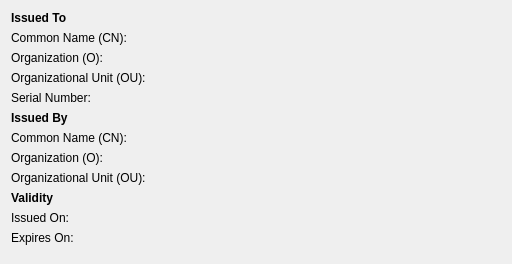
<?xml version="1.0" encoding="UTF-8"?>
<ui version="4.0">
 <class>CertificateInfoWidget</class>
 <widget class="QWidget" name="CertificateInfoWidget">
  <property name="geometry">
   <rect>
    <x>0</x>
    <y>0</y>
    <width>512</width>
    <height>264</height>
   </rect>
  </property>
  <layout class="QFormLayout" name="formLayout">
   <item row="0" column="0" colspan="2">
    <widget class="QLabel" name="label">
     <property name="text">
      <string>&lt;b&gt;Issued To&lt;/b&gt;</string>
     </property>
    </widget>
   </item>
   <item row="1" column="0">
    <widget class="QLabel" name="label_4">
     <property name="text">
      <string>Common Name (CN):</string>
     </property>
    </widget>
   </item>
   <item row="1" column="1">
    <widget class="QLabel" name="issuedToCN">
     <property name="text">
      <string/>
     </property>
     <property name="textInteractionFlags">
      <set>Qt::LinksAccessibleByMouse|Qt::TextSelectableByMouse</set>
     </property>
    </widget>
   </item>
   <item row="2" column="0">
    <widget class="QLabel" name="label_8">
     <property name="text">
      <string>Organization (O):</string>
     </property>
    </widget>
   </item>
   <item row="2" column="1">
    <widget class="QLabel" name="issuedToO">
     <property name="text">
      <string/>
     </property>
     <property name="textInteractionFlags">
      <set>Qt::LinksAccessibleByMouse|Qt::TextSelectableByMouse</set>
     </property>
    </widget>
   </item>
   <item row="3" column="0">
    <widget class="QLabel" name="label_10">
     <property name="text">
      <string>Organizational Unit (OU):</string>
     </property>
    </widget>
   </item>
   <item row="3" column="1">
    <widget class="QLabel" name="issuedToOU">
     <property name="text">
      <string/>
     </property>
     <property name="textInteractionFlags">
      <set>Qt::LinksAccessibleByMouse|Qt::TextSelectableByMouse</set>
     </property>
    </widget>
   </item>
   <item row="4" column="0">
    <widget class="QLabel" name="label_11">
     <property name="text">
      <string>Serial Number:</string>
     </property>
    </widget>
   </item>
   <item row="4" column="1">
    <widget class="QLabel" name="issuedToSN">
     <property name="text">
      <string/>
     </property>
     <property name="textInteractionFlags">
      <set>Qt::LinksAccessibleByMouse|Qt::TextSelectableByMouse</set>
     </property>
    </widget>
   </item>
   <item row="5" column="0">
    <widget class="QLabel" name="label_16">
     <property name="text">
      <string>&lt;b&gt;Issued By&lt;/b&gt;</string>
     </property>
    </widget>
   </item>
   <item row="6" column="0">
    <widget class="QLabel" name="label_17">
     <property name="text">
      <string>Common Name (CN):</string>
     </property>
    </widget>
   </item>
   <item row="6" column="1">
    <widget class="QLabel" name="issuedByCN">
     <property name="text">
      <string/>
     </property>
     <property name="textInteractionFlags">
      <set>Qt::LinksAccessibleByMouse|Qt::TextSelectableByMouse</set>
     </property>
    </widget>
   </item>
   <item row="7" column="0">
    <widget class="QLabel" name="label_18">
     <property name="text">
      <string>Organization (O):</string>
     </property>
    </widget>
   </item>
   <item row="7" column="1">
    <widget class="QLabel" name="issuedByO">
     <property name="text">
      <string/>
     </property>
     <property name="textInteractionFlags">
      <set>Qt::LinksAccessibleByMouse|Qt::TextSelectableByMouse</set>
     </property>
    </widget>
   </item>
   <item row="8" column="0">
    <widget class="QLabel" name="label_19">
     <property name="text">
      <string>Organizational Unit (OU):</string>
     </property>
    </widget>
   </item>
   <item row="8" column="1">
    <widget class="QLabel" name="issuedByOU">
     <property name="text">
      <string/>
     </property>
     <property name="textInteractionFlags">
      <set>Qt::LinksAccessibleByMouse|Qt::TextSelectableByMouse</set>
     </property>
    </widget>
   </item>
   <item row="9" column="0">
    <widget class="QLabel" name="label_20">
     <property name="text">
      <string>&lt;b&gt;Validity&lt;/b&gt;</string>
     </property>
    </widget>
   </item>
   <item row="10" column="0">
    <widget class="QLabel" name="label_21">
     <property name="text">
      <string>Issued On:</string>
     </property>
    </widget>
   </item>
   <item row="10" column="1">
    <widget class="QLabel" name="validityIssuedOn">
     <property name="text">
      <string/>
     </property>
     <property name="textInteractionFlags">
      <set>Qt::LinksAccessibleByMouse|Qt::TextSelectableByMouse</set>
     </property>
    </widget>
   </item>
   <item row="11" column="0">
    <widget class="QLabel" name="label_22">
     <property name="text">
      <string>Expires On:</string>
     </property>
    </widget>
   </item>
   <item row="11" column="1">
    <widget class="QLabel" name="validityExpiresOn">
     <property name="text">
      <string/>
     </property>
     <property name="textInteractionFlags">
      <set>Qt::LinksAccessibleByMouse|Qt::TextSelectableByMouse</set>
     </property>
    </widget>
   </item>
  </layout>
 </widget>
 <resources/>
 <connections/>
</ui>
